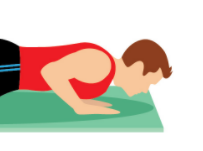
#> input picture AIPersonalTrainer/Images/menu_push_up.PNG, 203 x 151 px
$ python -i trainMenu.py   (imports and definitions only)
#> lines starting #> are read from the running program, lines starting #| are printed output that depends on the picture
import cv2
import numpy as np

def WelcomeMenu(img):

    inv = 640
    img_w = 140
    img_h = 140
    size = (img_w, img_h)
    squat = cv2.resize(cv2.imread("Images/menu_squat.PNG"), size)
    leg = cv2.resize(cv2.imread("Images/menu_leg_raises.PNG"), size)
    push = cv2.resize(cv2.imread("Images/menu_push_up.PNG"), size)

    out = img
    out[0:img_h, 20:160] = squat
    cv2.putText(img, "1",(img_h, 25), cv2.FONT_HERSHEY_PLAIN, 2, (0, 0, 255), 3)

    out[img_h+20:2*img_h+20, 20:160] = leg
    cv2.putText(img, "2",(img_h, 185), cv2.FONT_HERSHEY_PLAIN, 2, (0, 0, 255), 3)

    out[2*img_h+40:3*img_h+40, 20:160] = push
    cv2.putText(img, "3",(img_h, 345), cv2.FONT_HERSHEY_PLAIN, 2, (0, 0, 255), 3)


    cv2.putText(img, "Choose your workout",(230, 60), cv2.FONT_HERSHEY_PLAIN, 2, (0, 0, 255), 3)

    return out

>>> import cv2
>>> picture = cv2.imread('Images/menu_push_up.PNG', cv2.IMREAD_GRAYSCALE)
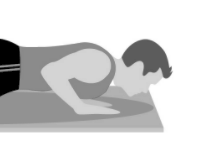
#> picture: shape (151, 203); min 0, max 255, mean 209.6
>>> result = WelcomeMenu(picture)
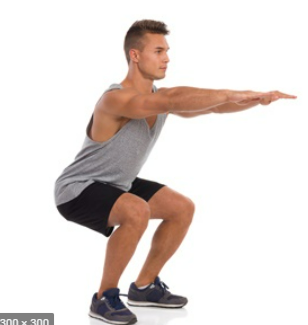
#> input picture AIPersonalTrainer/Images/menu_squat.PNG, 308 x 325 px
#> in WelcomeMenu, `squat = cv2.resize(cv2.imread("Images/menu_squat.PNG"), size)`:
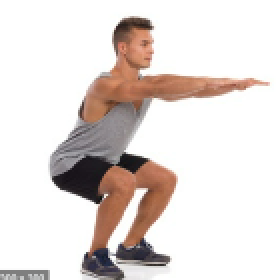
#> squat: shape (140, 140, 3) (shown 2 times larger); mean B, G, R 215.9, 219.2, 227.3
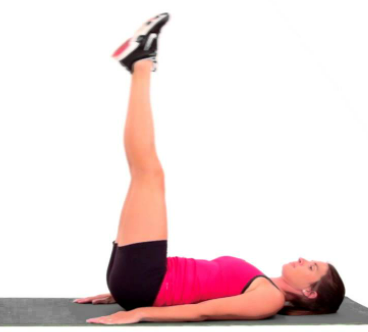
#> input picture AIPersonalTrainer/Images/menu_leg_raises.PNG, 368 x 332 px
#> in WelcomeMenu, `leg = cv2.resize(cv2.imread("Images/menu_leg_raises.PNG"), size)`:
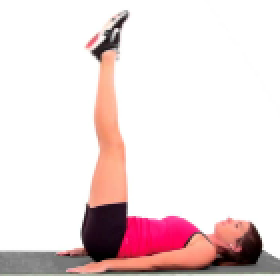
#> leg: shape (140, 140, 3) (shown 2 times larger); mean B, G, R 220.8, 220.3, 236.2
#> in WelcomeMenu, `push = cv2.resize(cv2.imread("Images/menu_push_up.PNG"), size)`:
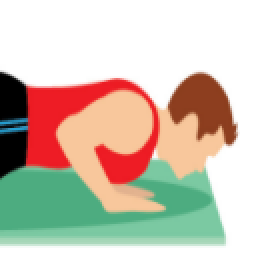
#> push: shape (140, 140, 3) (shown 2 times larger); mean B, G, R 189.8, 203, 212.8
#> (the run stopped early here; a loop or call above may not have finished)
